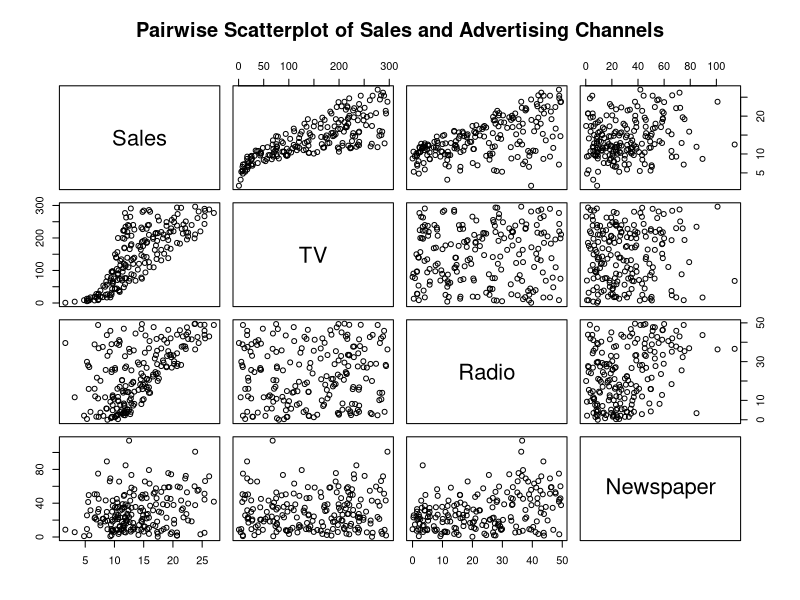
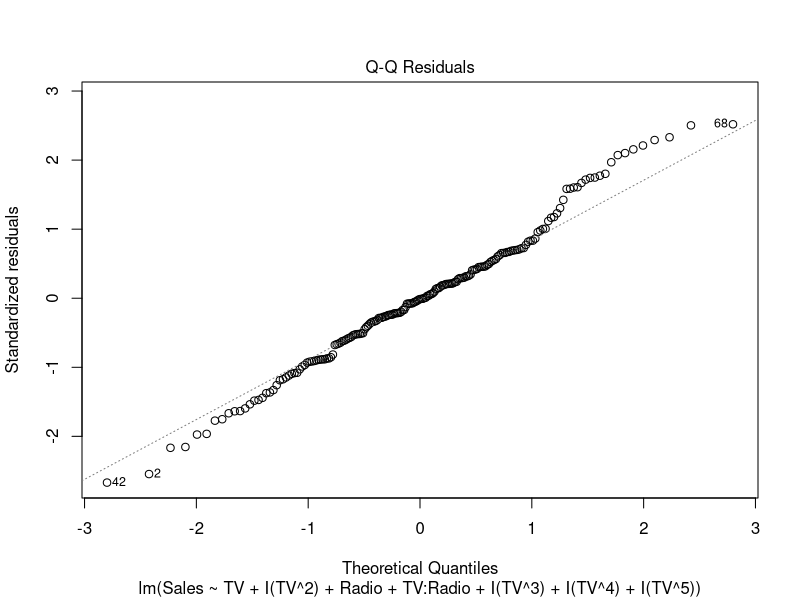
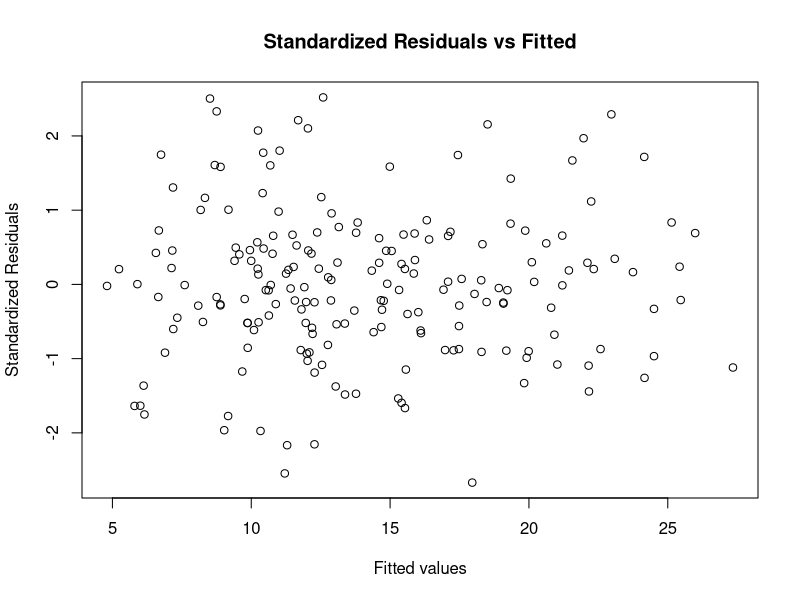

Here is the R script that generated these plots, in order:
## ---- chunk 1
# --- 1. Load Required Libraries ---
library(MASS)          # Box-Cox transformation
library(glmnet)        # LASSO regression
library(randomForest)  # Random Forest
library(car)           # Multicollinearity (VIF)
library(ggplot2)       # Data visualization
library(caret)         # Train/test split and validation
library(dplyr)         # Data manipulation
## ---- chunk 2
# --- 2. Load and Explore Data ---
adver <- read.csv("Advertising And Sales.csv")
summary(adver)
str(adver)
## ---- chunk 3
# --- 3. Pairwise Scatterplot ---
pairs(Sales ~ TV + Radio + Newspaper, data = adver,
      main = "Pairwise Scatterplot of Sales and Advertising Channels")
## ---- chunk 4
# --- 4. Remove Outliers ---
adver <- adver[-c(131, 156, 99, 108, 200), ]
## ---- chunk 5
# --- 5. Check Missing Values ---
colSums(is.na(adver))
## ---- chunk 6
# --- 6. Base Linear Model (TV, Radio, Newspaper) ---
lm1 <- lm(Sales ~ TV + Radio + Newspaper, data = adver)
summary(lm1)
## ---- chunk 7
# --- 7. Reduced Linear Model (TV and Radio only) ---
lm2 <- lm(Sales ~ TV + Radio, data = adver)
summary(lm2)
## ---- chunk 8
# --- 8. Interaction Model (TV * Radio * Newspaper) ---
lm_interaction <- lm(Sales ~ TV * Radio * Newspaper, data = adver)
summary(lm_interaction)
## ---- chunk 9
# --- 9. Full Polynomial + Interaction Model ---
lm_poly <- lm(Sales ~ TV + I(TV^2) + Radio + I(Radio^2) +
              Newspaper + I(Newspaper^2) + I(TV^3) + I(TV^4) + I(TV^5) +
              TV * Radio * Newspaper, data = adver)
summary(lm_poly)
## ---- chunk 10
# --- 10. Reduced Polynomial + Interaction Model ---
lm_poly1 <- lm(Sales ~ TV + I(TV^2) + Radio + TV:Radio +
               I(TV^3) + I(TV^4) + I(TV^5), data = adver)
summary(lm_poly1)
## ---- chunk 11
# --- 11. Residual Diagnostics ---
plot(lm_poly1, which = 2)  # Q-Q plot
shapiro.test(residuals(lm_poly1))  # Normality test

# Standardized residuals
std_residuals <- rstandard(lm_poly1)
outliers <- which(abs(std_residuals) > 3)
cat("Outliers are at rows:", outliers, "\n")

# Residuals vs Fitted
plot(lm_poly1$fitted.values, std_residuals,
     main = "Standardized Residuals vs Fitted",
     xlab = "Fitted values", ylab = "Standardized Residuals")
abline(h = c(-3, 3), col = "red", lty = 2)
## ---- chunk 12
# --- 12. Model Comparison Table ---
models <- list(
  "Full Model" = lm1,
  "Polynomial Model" = lm_poly,
  "Interaction Model" = lm_interaction,
  "Reduced Polynomial" = lm_poly1
)

aic_table <- data.frame(
  Model = names(models),
  Adjusted_R2 = sapply(models, function(m) round(summary(m)$adj.r.squared, 4)),
  Residual_Std_Error = sapply(models, function(m) round(summary(m)$sigma, 3)),
  AIC = sapply(models, function(m) round(AIC(m), 2))
)
print(aic_table)
## ---- chunk 13
# --- 13. Cross-Validation (Train/Test Split) ---
set.seed(213)
train_index <- createDataPartition(adver$Sales, p = 0.7, list = FALSE)
train_data <- adver[train_index, ]
test_data <- adver[-train_index, ]

# Fit the final model
lm_model <- lm(Sales ~ TV + I(TV^2) + Radio + TV:Radio +
               I(TV^3) + I(TV^4) + I(TV^5), data = adver)

# RMSE for training and testing sets
train_rmse <- sqrt(mean((predict(lm_model, train_data) - train_data$Sales)^2))
test_rmse <- sqrt(mean((predict(lm_model, test_data) - test_data$Sales)^2))
cat("Train RMSE:", train_rmse, "Test RMSE:", test_rmse, "\n")
## ---- chunk 14
# --- 14. Random Forest Model and Comparison ---
rf_model <- randomForest(Sales ~ TV + I(TV^2) + Radio + I(TV^3) + I(TV^4) +
                         TV:Radio + I(TV^5), data = adver)

# Compare RMSE
lm_pred <- predict(lm_model, adver)
rf_pred <- predict(rf_model, adver)
cat("Linear Model RMSE:", sqrt(mean((lm_pred - adver$Sales)^2)), "\n")
cat("Random Forest RMSE:", sqrt(mean((rf_pred - adver$Sales)^2)), "\n")
## ---- chunk 15
# --- 15. LASSO Regression ---
x <- model.matrix(Sales ~ TV + I(TV^2) + Radio + TV:Radio +
                  I(TV^3) + I(TV^4), data = adver)[, -1]
y <- adver$Sales

# Cross-validated LASSO
lasso_cv <- cv.glmnet(x, y, alpha = 1)
cat("Best lambda:", lasso_cv$lambda.min, "\n")

# Final LASSO model
lasso_model <- glmnet(x, y, alpha = 1, lambda = lasso_cv$lambda.min)
lasso_predictions <- predict(lasso_model, newx = x)
head(lasso_predictions)

